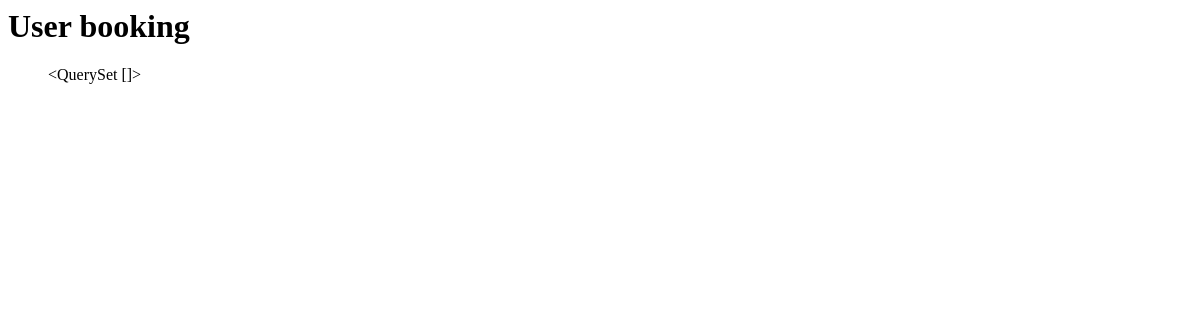
The app's page /bookings/user-booking/3/, older data.
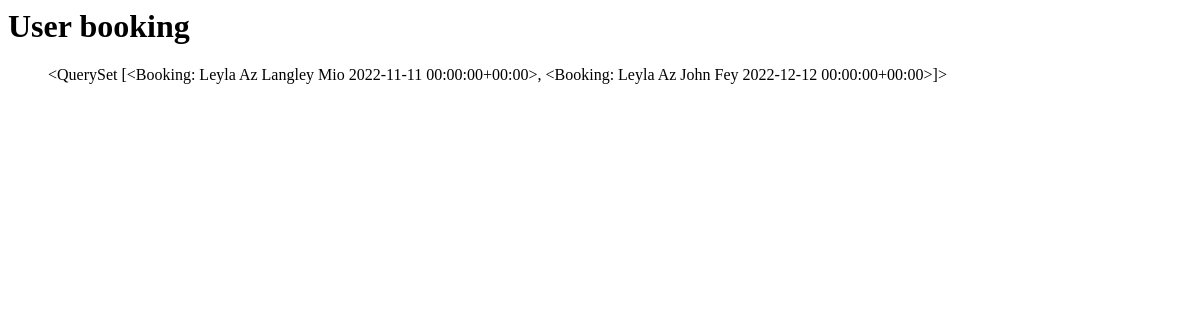
The same page, newer data.
### user/models.py (models this page shows, shortened)
class User(models.Model):
    first_name = models.CharField(max_length=50, unique=True)
    last_name = models.CharField(max_length=50, unique=True)
    password = models.CharField(max_length=12)
    email = models.EmailField(max_length=70, unique=True)
    mobile = models.IntegerField()
    def __str__(self):
        return f"{self.first_name} {self.last_name} "

### booking/models.py (models this page shows, shortened)
class Booking(models.Model):
    customer = models.ForeignKey(User, on_delete=models.CASCADE)
    barber = models.ForeignKey(Barber, on_delete=models.CASCADE )
    timeslot = models.DateTimeField('appointment')
    def __str__(self):
        return f"{self.customer} {self.barber} {self.timeslot}"

### barber/models.py (models this page shows, shortened)
class Barber(models.Model):
    name = models.CharField(max_length=50, unique=True)
    address = models.CharField(max_length=200, unique=False)
    phone = models.IntegerField()
    def __str__(self):
        return f"{self.name} "

### booking/views.py (the view)
# urls.py: path('user-booking/<str:pk>/', views.GetUserBooking.as_view(), name='user-booking'),
class GetUserBooking(DetailView):
    model = User
    template_name = "user_booking.html"

### booking/templates/user_booking.html
<h1>User booking</h1>
<ul>
    {{user.booking_set.all}}
</ul>

Row changes from the older to the newer data that the page shows:
changed User: booking_set.all "<QuerySet []>" → "<QuerySet [<Booking: Leyla Az Langley Mio 2022-11-11 00:00:00+00:00>, <Booking: Leyla Az John Fey 2022-12-12 00:00:00+00:00>]>"
